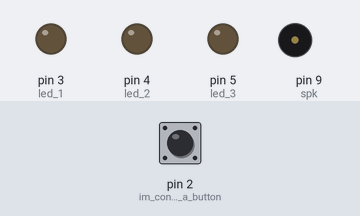
A sketch run on a simulated Arduino Uno, built with avr-gcc and run on an emulated ATmega328P. Shown: output pins drawn as LEDs (lit = HIGH), buzzer (waves = sounding). Inputs (shaded band) come from the test bench; at power-on: pin 2 (im_connected_to_a_button) LOW.

Above: at 0.79 s.
1.3 s: pin 2 (im_connected_to_a_button) pulled HIGH for 1 s
Timing chart, 0 to 10.1 s (numbered marks = the images above; inputs shaded):
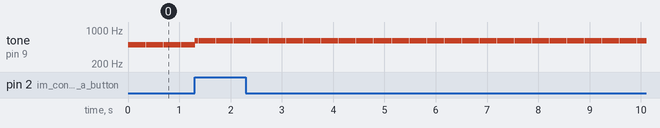

Measured:
- by itself, tone on pin 9 (spk): alternates 600 Hz for 0.01 s and silent for 0.01 s

The sketch:

buttonstatechange.ino
```cpp
int counter = 0;
int pstate = 0;
int pitch = 500;

void setup() {
  pinMode(2, INPUT); // im connected to a button
  pinMode(3, OUTPUT); // led 1
  pinMode(4, OUTPUT); // led 2
  pinMode(5, OUTPUT); // led 3
  pinMode(9, OUTPUT); // spk
  Serial.begin(9600);
}

void loop() {
  int buttonstate;
  buttonstate = digitalRead(2);
  //Serial.println(buttonstate);

  if (buttonstate == 1 && pstate == 0) {
    counter++;
    pstate = 1;
    pitch = pitch + (counter * 100);
  }

  if (buttonstate == 0 && pstate == 1) {
    pstate = 0;
  }
  //Serial.println(counter);

  tone(9, pitch);
  delay(10);
  noTone(9);
}
```
